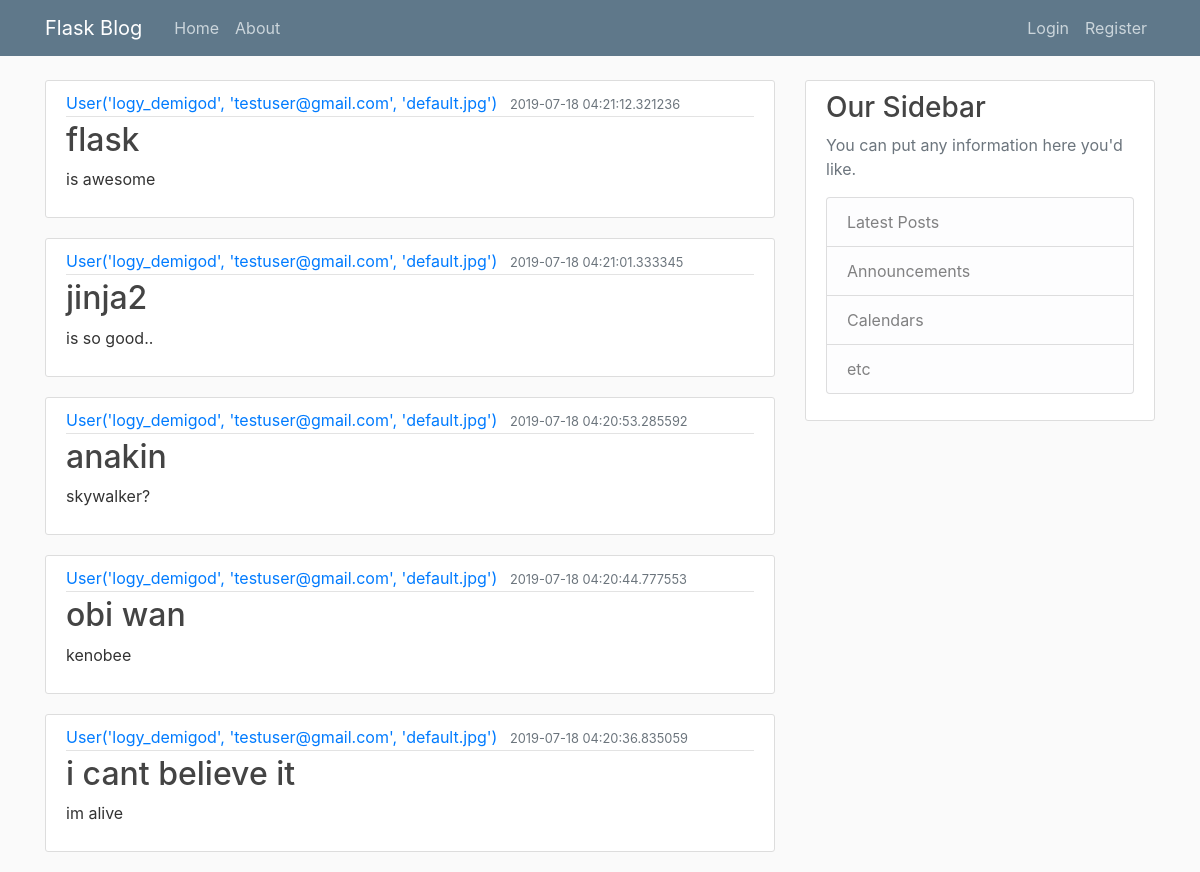
The page /home on the database its author committed.
### flaskblog/models.py (models this page shows, shortened)
class Post(db.Model):
  id = db.Column(db.Integer, primary_key=True)
  title = db.Column(db.String(100), nullable=False)
  date_posted = db.Column(db.DateTime, nullable=False, default=datetime.utcnow)
  content = db.Column(db.Text, nullable=False)
  user_id = db.Column(db.Integer, db.ForeignKey('user.id'), nullable=False)

class User(db.Model, UserMixin):
  id = db.Column(db.Integer, primary_key=True)
  username = db.Column(db.String(20), unique=True, nullable=False)
  email = db.Column(db.String(120), unique=True, nullable=False)
  image_file = db.Column(db.String(20), nullable=False, default='default.jpg')
  password = db.Column(db.String(60), nullable=False)
  posts = db.relationship('Post', backref='author', lazy=True)
  def __repr__(self):
    return f"User('{self.username}', '{self.email}', '{self.image_file}')"

### flaskblog/routes.py (the view)
@app.route("/")
@app.route("/home")
def home():
  page = request.args.get('page', 1, type=int) # default to first page
  posts = Post.query.order_by(Post.date_posted.desc()).paginate(page=page, per_page=5)
  return render_template('home.html', posts=posts)

### flaskblog/templates/home.html
{% extends "layout.html" %}
{% block content %}
  {% for post in posts %}
    <article class="media content-section">
      <div class="media-body">
        <div class="article-metadata">
          <a class="mr-2" href="#">{{ post.author }}</a>
          <small class="text-muted">{{ post.date_posted }}</small>
        </div>
        <h2><a class="article-title" href="#">{{ post.title }}</a></h2>
        <p class="article-content">{{ post.content }}</p>
      </div>
    </article>
  {% endfor%}
{% endblock content %}

### flaskblog/static/main.css (style rules this page uses)
body { background: #fafafa; color: #333333; margin-top: 5rem; }
h1, h2, h3, h4, h5, h6 { color: #444444; }
.content-section { background: #ffffff; padding: 10px 20px; border: 1px solid #dddddd; border-radius: 3px; margin-bottom: 20px; }
.article-title { color: #444444; }
.article-content { white-space: pre-line; }
.article-metadata { padding-bottom: 1px; margin-bottom: 4px; border-bottom: 1px solid #e3e3e3 }

### rows shown on the page
Post: author "User('logy_demigod', 'testuser@gmail.com', 'default.jpg')", date_posted "2019-07-18 04:21:12.321236", title "flask", content "is awesome"
Post: author "User('logy_demigod', 'testuser@gmail.com', 'default.jpg')", date_posted "2019-07-18 04:21:01.333345", title "jinja2", content "is so good.."
Post: author "User('logy_demigod', 'testuser@gmail.com', 'default.jpg')", date_posted "2019-07-18 04:20:53.285592", title "anakin", content "skywalker?"
Post: author "User('logy_demigod', 'testuser@gmail.com', 'default.jpg')", date_posted "2019-07-18 04:20:44.777553", title "obi wan", content "kenobee"
Post: author "User('logy_demigod', 'testuser@gmail.com', 'default.jpg')", date_posted "2019-07-18 04:20:36.835059", title "i cant believe it", content "im alive"
